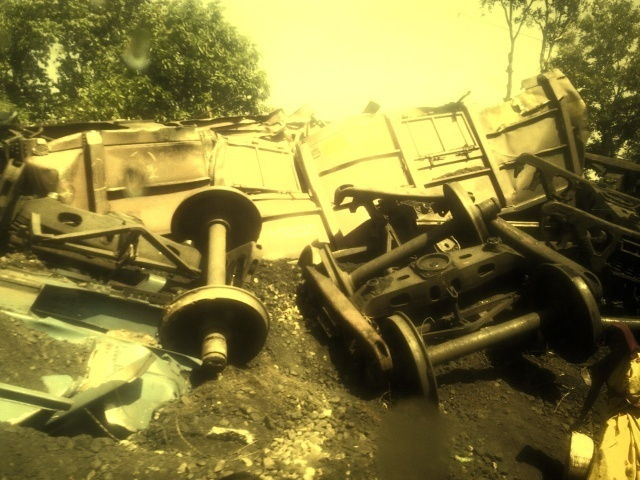
#> input picture assets/abstract_examples/disgust-224-original.jpg, 640 x 480 px
$ python -i context.py   (imports and definitions only)
#> lines starting #> are read from the running program, lines starting #| are printed output that depends on the picture; after the words box and inside, x2 and y2 are one past the last pixel; in counts of white or black regions, pixels touching at a corner belong together
#> further down, picture is the input picture: PIL image 640x480 RGB; mean R, G, B 134.9, 125.9, 61.4
### affective_twins/interventions/base.py
"""Base types and image operations for interventions."""

from dataclasses import dataclass, field
from typing import Any, Dict, Optional, Tuple

import numpy as np
from PIL import Image, ImageFilter

from ..schema import CueFamily


@dataclass
class GeneratedTwin:
    image: Image.Image
    mask: Image.Image
    cue_family: CueFamily
    operation: str
    target_region: Optional[Tuple[int, int, int, int]] = None
    expected_direction: str = "attenuate_source_affect"
    metadata: Dict[str, Any] = field(default_factory=dict)


def luminance_preserving_desaturate(image: Image.Image, mask: Image.Image) -> Image.Image:
    rgb = np.asarray(image.convert("RGB"), dtype=np.float32) / 255.0
    luminance = 0.2126 * rgb[..., 0] + 0.7152 * rgb[..., 1] + 0.0722 * rgb[..., 2]
    gray = np.repeat(luminance[..., None], 3, axis=2)
    alpha = np.asarray(mask.convert("L"), dtype=np.float32)[..., None] / 255.0
    output = rgb * (1.0 - alpha) + gray * alpha
    return Image.fromarray(np.clip(output * 255.0, 0, 255).astype(np.uint8))


# [15 lines left out: functions attenuate_illumination, blurred_region, not called in this run]


def mask_bbox(mask: Image.Image) -> Optional[Tuple[int, int, int, int]]:
    return mask.convert("L").getbbox()

### affective_twins/interventions/context.py
"""Subject-preserving scene-context attenuation."""

from typing import List

import numpy as np
from PIL import Image, ImageFilter

from ..schema import CueFamily
from .base import GeneratedTwin, luminance_preserving_desaturate, mask_bbox


class ContextIntervention:
    cue_family = CueFamily.CONTEXT

    @staticmethod
    def context_mask(image: Image.Image) -> Image.Image:
        width, height = image.size
#> width = 640; height = 480
        small = image.convert("L").resize((160, 160), Image.Resampling.BILINEAR)
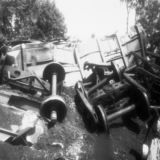
#> small: PIL image 160x160 L; min 2, max 246, mean 121.3
        edges = np.asarray(small.filter(ImageFilter.FIND_EDGES), dtype=np.float32) / 255.0
        yy, xx = np.mgrid[0:160, 0:160]
        centre = np.exp(-(((xx - 79.5) / 60.0) ** 2 + ((yy - 79.5) / 60.0) ** 2))
        foreground_score = 0.60 * edges + 0.40 * centre
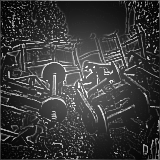
#> foreground_score: shape (160, 160) float64; min 0.013, max 1, mean 0.234
        threshold = float(np.quantile(foreground_score, 0.58))
#> threshold = 0.224
        foreground = (foreground_score >= threshold).astype(np.uint8) * 255
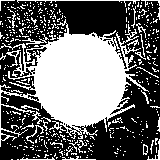
#> foreground: shape (160, 160); 42% white; 442 white regions (413 under 20 px), largest, box (x1, y1, x2, y2) and area: (0, 19, 149, 147) 8259, (17, 0, 140, 7) 145, (22, 34, 49, 45) 74
        foreground_image = Image.fromarray(foreground, mode="L").filter(ImageFilter.GaussianBlur(7))
        foreground_image = foreground_image.resize((width, height), Image.Resampling.BILINEAR)
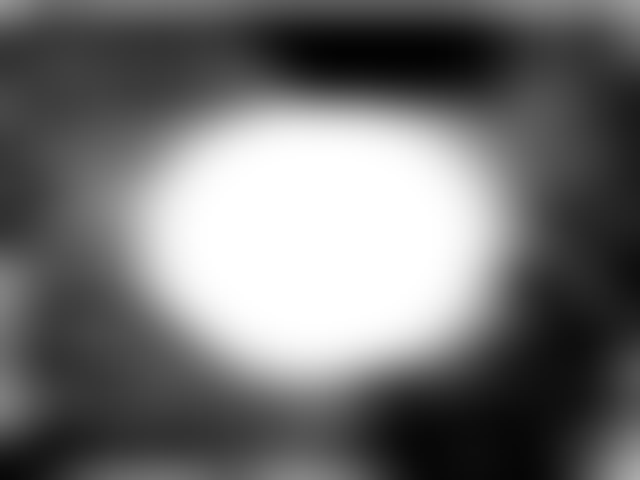
#> foreground_image: PIL image 640x480 L; min 3, max 255, mean 111.9
        context = 255 - np.asarray(foreground_image, dtype=np.uint8)
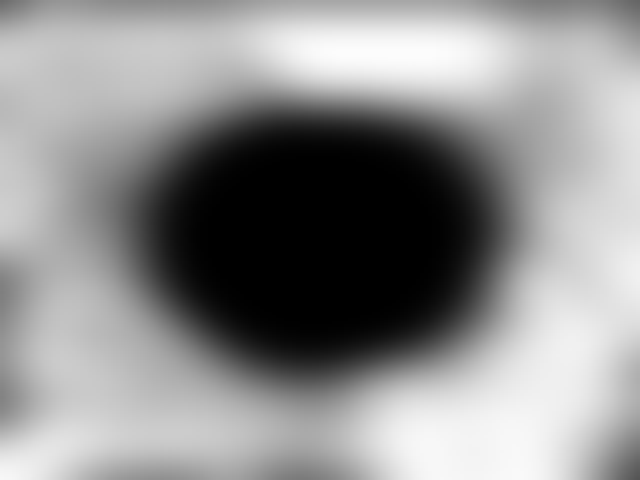
#> context: shape (480, 640); min 0, max 252, mean 143.1
        return Image.fromarray(context, mode="L")

    def generate(self, image: Image.Image, foreground_mask: Image.Image = None) -> List[GeneratedTwin]:
        if foreground_mask is not None and foreground_mask.getbbox() is not None:
            foreground = np.asarray(foreground_mask.convert("L"), dtype=np.uint8)
            mask = Image.fromarray(255 - foreground, mode="L")
            estimator = "mask2former_panoptic_thing_union"
        else:
            mask = self.context_mask(image)
            estimator = "edge_plus_centre_prior_fallback"
        desaturated = luminance_preserving_desaturate(image, mask)
#> in luminance_preserving_desaturate, `luminance = 0.2126 * rgb[..., 0] + 0.7152 * rgb[..., 1] + 0.0722 * rgb..`:
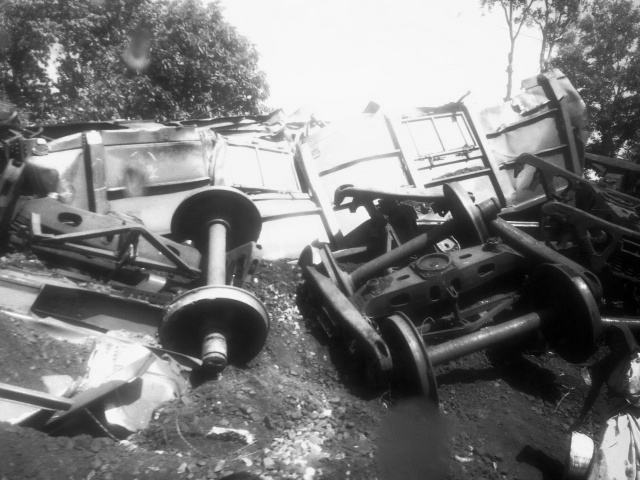
#> luminance: shape (480, 640) float32; min 0, max 0.977, mean 0.483
        blur_radius = max(5.0, min(image.size) / 50.0)
#> blur_radius = 9.6
        blurred_background = desaturated.filter(ImageFilter.GaussianBlur(radius=blur_radius))
        blurred = Image.composite(blurred_background, image.convert("RGB"), mask.convert("L"))
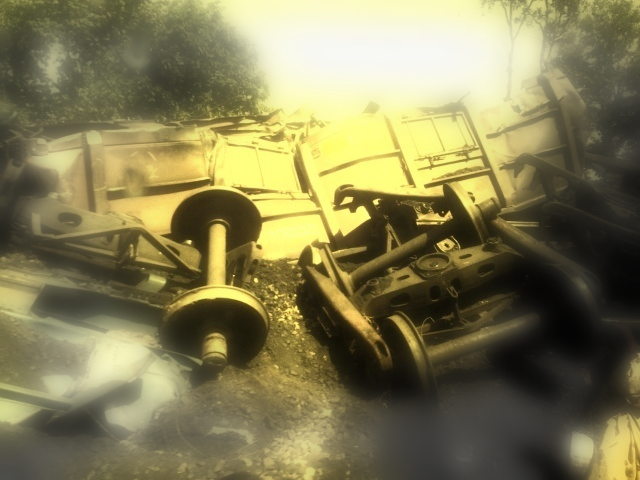
#> blurred: PIL image 640x480 RGB; mean R, G, B 130.8, 124.5, 84.2
        return [
            GeneratedTwin(
                image=blurred,
                mask=mask,
                cue_family=self.cue_family,
                operation="background_chroma_and_detail_attenuation",
                target_region=mask_bbox(mask),
                metadata={
                    "foreground_estimator": estimator,
                    "foreground_preserved": foreground_mask is not None,
                    "context_operation": "desaturate_and_blur_background_only",
                },
            )
        ]

>>> from PIL import Image
>>> picture = Image.open('../../assets/abstract_examples/disgust-224-original.jpg')
>>> result = ContextIntervention().generate(picture)
#> result = 1 item

$ run again, on assets/abstract_examples/sadness-210-original.jpg
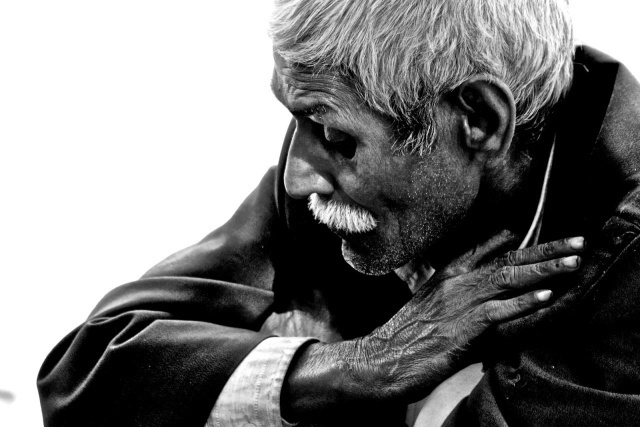
#> input picture assets/abstract_examples/sadness-210-original.jpg, 640 x 427 px
#> picture is the input picture: PIL image 640x427 RGB; min 0, max 255, mean 122.5
#> threshold = 0.204
#> in context_mask, `foreground = (foreground_score >= threshold).astype(np.uint8) * 255`:
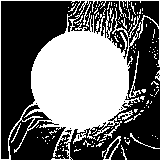
#> foreground: shape (160, 160); 42% white; 134 white regions (123 under 20 px), largest, box (x1, y1, x2, y2) and area: (0, 0, 160, 160) 9806, (129, 51, 141, 98) 95, (103, 136, 121, 160) 94
#> in generate, `blurred = Image.composite(blurred_background, image.convert("RGB"), ma..`:
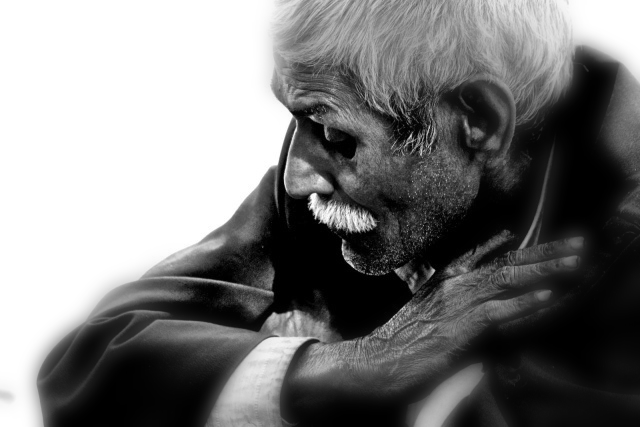
#> blurred: PIL image 640x427 RGB; min 0, max 255, mean 122.5
#> result = 1 item
